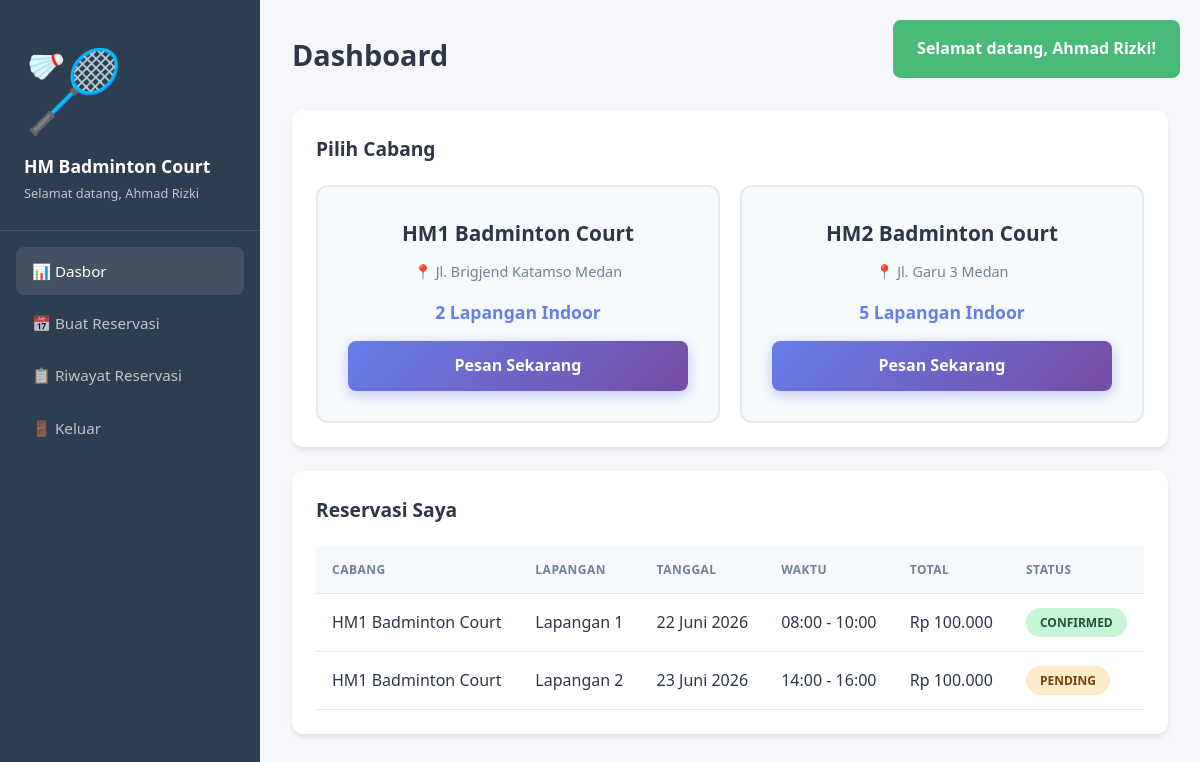
/dashboard.php (signed in), run on the app's committed database.
### tables this page shows
CREATE TABLE IF NOT EXISTS cabang (
    id INT AUTO_INCREMENT PRIMARY KEY,
    nama VARCHAR(100) NOT NULL COMMENT 'Nama cabang',
    alamat VARCHAR(255) NOT NULL COMMENT 'Alamat lengkap cabang',
    jumlah_lapangan INT NOT NULL DEFAULT 0 COMMENT 'Jumlah lapangan di cabang',
    no_telepon VARCHAR(20) DEFAULT NULL COMMENT 'Nomor telepon cabang',
    created_at TIMESTAMP DEFAULT CURRENT_TIMESTAMP,
    
    INDEX idx_nama (nama)
);

CREATE TABLE IF NOT EXISTS reservasi (
    id INT AUTO_INCREMENT PRIMARY KEY,
    user_id INT NOT NULL COMMENT 'ID pelanggan pemesan',
    lapangan_id INT NOT NULL COMMENT 'ID lapangan yang dipesan',
    tanggal DATE NOT NULL COMMENT 'Tanggal main',
    waktu_mulai TIME NOT NULL COMMENT 'Jam mulai bermain',
    waktu_selesai TIME NOT NULL COMMENT 'Jam selesai bermain',
    durasi_jam INT NOT NULL COMMENT 'Lama sewa dalam jam',
    total_harga INT NOT NULL COMMENT 'Total biaya',
    catatan TEXT COMMENT 'Catatan tambahan dari pelanggan',
    status ENUM('pending', 'confirmed', 'cancelled', 'completed') DEFAULT 'pending' 
        COMMENT 'pending=menunggu, confirmed=dikonfirmasi, cancelled=dibatalkan, completed=selesai',
    payment_status ENUM('unpaid', 'dp_paid', 'paid') DEFAULT 'unpaid'
        COMMENT 'Status pembayaran',
    total_dibayar INT DEFAULT 0 COMMENT 'Total yang sudah dibayar',
    created_at TIMESTAMP DEFAULT CURRENT_TIMESTAMP,
    updated_at TIMESTAMP DEFAULT CURRENT_TIMESTAMP ON UPDATE CURRENT_TIMESTAMP,
    
    FOREIGN KEY (user_id) REFERENCES users(id) ON DELETE CASCADE,
    FOREIGN KEY (lapangan_id) REFERENCES lapangan(id) ON DELETE CASCADE,
    
    INDEX idx_tanggal (tanggal),
    INDEX idx_status (status),
    INDEX idx_payment_status (payment_status),
    INDEX idx_user (user_id),
    INDEX idx_lapangan_tanggal (lapangan_id, tanggal)
);

CREATE TABLE IF NOT EXISTS lapangan (
    id INT AUTO_INCREMENT PRIMARY KEY,
    cabang_id INT NOT NULL COMMENT 'ID cabang pemilik lapangan',
    nama VARCHAR(50) NOT NULL COMMENT 'Nama lapangan (Lapangan 1, 2, dst)',
    tipe ENUM('indoor', 'outdoor') DEFAULT 'indoor' COMMENT 'Tipe lapangan',
    status ENUM('tersedia', 'perawatan', 'tidak_aktif') DEFAULT 'tersedia' COMMENT 'Status ketersediaan',
    
    FOREIGN KEY (cabang_id) REFERENCES cabang(id) ON DELETE CASCADE,
    INDEX idx_cabang (cabang_id),
    INDEX idx_status (status)
);

### functions.php (called while the page is built, shortened)
<?php
function getCabang() {
    $db = getDB();
    return $db->query("SELECT * FROM cabang ORDER BY id")->fetchAll(PDO::FETCH_ASSOC);
}
function getReservasiByUser($user_id) {
    $db = getDB();
    $stmt = $db->prepare("SELECT r.*, l.nama as lapangan_nama, c.nama as cabang_nama, c.alamat
        FROM reservasi r
        JOIN lapangan l ON r.lapangan_id = l.id
        JOIN cabang c ON l.cabang_id = c.id
        WHERE r.user_id = ?
        ORDER BY r.created_at DESC");
    $stmt->execute([$user_id]);
    return $stmt->fetchAll(PDO::FETCH_ASSOC);
}
function formatRupiah($angka) {
    return 'Rp ' . number_format($angka, 0, ',', '.');
}
function formatTanggal($tanggal) {
    $bulan = ['','Januari','Februari','Maret','April','Mei','Juni','Juli','Agustus','September','Oktober','November','Desember'];
    $t = explode('-', $tanggal);
    return $t[2] . ' ' . $bulan[(int)$t[1]] . ' ' . $t[0];
}

### dashboard.php (the view, shortened to what this page needs)
<?php
require_once 'functions.php';
$cabang = getCabang();
$reservasi = getReservasiByUser($_SESSION['user_id']);
require_once 'header.php';
?>
<div class="dashboard-layout">
    <aside class="sidebar">
        <div class="sidebar-brand">
            <span class="brand-icon">🏸</span>
            <div>
                <h3>HM Badminton Court</h3>
                <small>Selamat datang, <?php echo $_SESSION['nama']; ?></small>
            </div>
        </div>
        <nav class="sidebar-nav">
            <a href="dashboard.php" class="nav-item active">📊 Dasbor</a>
            <a href="reservasi.php" class="nav-item">📅 Buat Reservasi</a>
            <a href="riwayat.php" class="nav-item">📋 Riwayat Reservasi</a>
            <a href="logout.php" class="nav-item">🚪 Keluar</a>
        </nav>
    </aside>
    <main class="main-content">
        <header class="page-header">
            <h1>Dashboard</h1>
        </header>
        <div class="content-section">
            <h2>Pilih Cabang</h2>
            <div class="cabang-grid">
                <?php foreach ($cabang as $c): ?>
                <div class="cabang-card">
                    <h3><?php echo $c['nama']; ?></h3>
                    <p class="cabang-alamat">📍 <?php echo $c['alamat']; ?></p>
                    <p class="cabang-lapangan"><?php echo $c['jumlah_lapangan']; ?> Lapangan Indoor</p>
                    <a href="reservasi.php?cabang=<?php echo $c['id']; ?>" class="btn btn-primary btn-full">
                        Pesan Sekarang
                    </a>
                </div>
                <?php endforeach; ?>
            </div>
        </div>
        <div class="content-section">
            <h2>Reservasi Saya</h2>
            <?php if (empty($reservasi)): ?>
                <p class="text-muted">Belum ada reservasi</p>
            <?php else: ?>
            <div class="table-responsive">
                <table class="data-table">
                    <thead>
                        <tr><th>Cabang</th><th>Lapangan</th><th>Tanggal</th><th>Waktu</th><th>Total</th><th>Status</th></tr>
                    </thead>
                    <tbody>
                        <?php foreach (array_slice($reservasi, 0, 5) as $r): ?>
                        <tr>
                            <td><?php echo $r['cabang_nama']; ?></td>
                            <td><?php echo $r['lapangan_nama']; ?></td>
                            <td><?php echo formatTanggal($r['tanggal']); ?></td>
                            <td><?php echo substr($r['waktu_mulai'], 0, 5); ?> - <?php echo substr($r['waktu_selesai'], 0, 5); ?></td>
                            <td><?php echo formatRupiah($r['total_harga']); ?></td>
                            <td><span class="badge badge-<?php echo $r['status']; ?>"><?php echo ucfirst($r['status']); ?></span></td>
                        </tr>
                        <?php endforeach; ?>
                    </tbody>
                </table>
            </div>
            <?php endif; ?>
        </div>
    </main>
</div>
<?php require_once 'footer.php'; ?>

### style.css (style rules this page uses)
* { margin: 0; padding: 0; box-sizing: border-box; }
body { font-family: 'Segoe UI', Tahoma, Geneva, Verdana, sans-serif; background: #f5f7fa; color: #2d3748; line-height: 1.6; }
.brand-icon { font-size: 5em; margin-bottom: 20px; }
.btn { display: inline-flex; align-items: center; justify-content: center; gap: 8px; padding: 12px 24px; border: none; border-radius: 8px; font-size: 1em; font-weight: 600; cursor: pointer; transition: all 0.2s; text-decoration: none; }
.btn-primary { background: linear-gradient(135deg, #667eea 0%, #764ba2 100%); color: white; box-shadow: 0 4px 14px rgba(102, 126, 234, 0.4); }
.btn-full { width: 100%; }
.dashboard-layout { display: flex; min-height: 100vh; }
.sidebar { width: 260px; background: #2c3e50; color: white; position: fixed; height: 100vh; overflow-y: auto; z-index: 100; }
.sidebar-brand { padding: 24px; border-bottom: 1px solid rgba(255,255,255,0.1); }
.sidebar-brand h3 { font-size: 1.1em; margin: 0; }
.sidebar-brand small { opacity: 0.7; font-size: 0.8em; }
.sidebar-nav { padding: 16px; display: flex; flex-direction: column; gap: 4px; }
.nav-item { display: flex; align-items: center; gap: 12px; padding: 12px 16px; color: rgba(255,255,255,0.7); text-decoration: none; border-radius: 8px; transition: all 0.2s; font-size: 0.95em; }
.nav-item:hover, .nav-item.active { background: rgba(255,255,255,0.1); color: white; }
.main-content { flex: 1; margin-left: 260px; padding: 32px; background: #f5f7fa; min-height: 100vh; }
.page-header { margin-bottom: 32px; }
.page-header h1 { font-size: 1.8em; font-weight: 700; color: #2d3748; }
.content-section { background: white; border-radius: 12px; padding: 24px; margin-bottom: 24px; box-shadow: 0 4px 6px -1px rgba(0,0,0,0.1); }
.content-section h2 { font-size: 1.2em; margin-bottom: 20px; color: #2d3748; }
.cabang-grid { display: grid; grid-template-columns: repeat(auto-fit, minmax(300px, 1fr)); gap: 20px; }
.cabang-card { background: #f7fafc; border: 2px solid #e2e8f0; border-radius: 12px; padding: 30px; transition: all 0.3s; text-align: center; }
.cabang-card h3 { font-size: 1.3em; margin-bottom: 10px; color: #2d3748; }
.cabang-alamat { color: #718096; font-size: 0.9em; margin-bottom: 8px; }
.cabang-lapangan { color: #667eea; font-weight: 700; font-size: 1.1em; margin: 15px 0; }
.data-table { width: 100%; border-collapse: collapse; }
.data-table th, .data-table td { padding: 14px 16px; text-align: left; border-bottom: 1px solid #e2e8f0; }
.data-table th { background: #f7fafc; font-weight: 700; font-size: 0.75em; text-transform: uppercase; color: #718096; letter-spacing: 0.5px; }
.badge { display: inline-block; padding: 5px 14px; border-radius: 20px; font-size: 0.75em; font-weight: 700; text-transform: uppercase; }
.badge-pending { background: #feebc8; color: #744210; }
.badge-confirmed { background: #c6f6d5; color: #22543d; }

### data on the page
cabang: nama "HM1 Badminton Court", alamat "Jl. Brigjend Katamso Medan", jumlah_lapangan "2"
cabang: nama "HM2 Badminton Court", alamat "Jl. Garu 3 Medan", jumlah_lapangan "5"
reservasi: cabang.nama "HM1 Badminton Court", lapangan.nama "Lapangan 1", tanggal "22 Juni 2026", waktu_mulai "08:00", waktu_selesai "10:00", total_harga "Rp 100.000", status "CONFIRMED"
reservasi: cabang.nama "HM1 Badminton Court", lapangan.nama "Lapangan 2", tanggal "23 Juni 2026", waktu_mulai "14:00", waktu_selesai "16:00", total_harga "Rp 100.000", status "PENDING"

### other printed values
$flash['message'] "Selamat datang, Ahmad Rizki!"
$_SESSION['nama'] "Ahmad Rizki"
